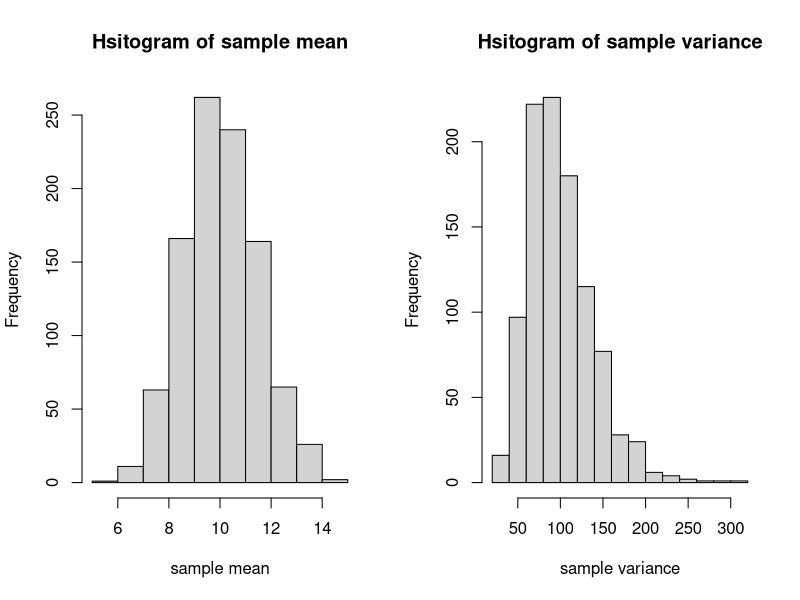

Source code (R): (Note: this script raises an error after producing the figure.)
## ---- chunk 1
# data simulation

Data1 <- replicate(1000,mean(rexp(50,0.1)))

Data2 <- replicate(1000,var(rexp(50,0.1)))

## ---- chunk 2
par(mfrow=c(1,2))
hist(Data1,xlab='sample mean',main = 'Hsitogram of sample mean')
hist(Data2,xlab='sample variance',main = 'Hsitogram of sample variance')
## ---- chunk 3

Bias1 <- (mean(Data1-5))
Bias2 <- (mean(Data2-5))
Bias3 <- (mean(Data3-5))
RMSE1 <- sqrt(mean((Data1-5)^2))
RMSE2 <- sqrt(mean((Data2-5)^2))
RMSE3 <- sqrt(mean((Data3-5)^2))

## ---- chunk 4
par(mfrow=c(1,2))
qqnorm(Data1,main = "Normal Q-Q plot of \n sample mean")
qqline(Data1)

qqnorm(Data2,main = "Normal Q-Q plot of \n sample variance")
qqline(Data2)
## ---- chunk 5
# data simulation again
#sample size from 50 to 100 

data1 <- replicate(10000,mean(rexp(100,0.1)))
data2 <- replicate(10000,var(rexp(100,0.1)))

par(mfrow=c(1,2))
hist(data1,xlab='sample mean',main = 'Hsitogram of sample mean \n (100 samples)')
hist(data2,xlab='sample variance',main = 'Hsitogram of sample variance\n(100 samples) ')



## ---- chunk 6
par(mfrow=c(1,2))

qqnorm(data1,main = "Normal Q-Q plot of \n sample mean (100 samples)" )
qqline(data1)

qqnorm(data2,main = "Normal Q-Q plot of\n sample variance (100 samples)")
qqline(data2)


